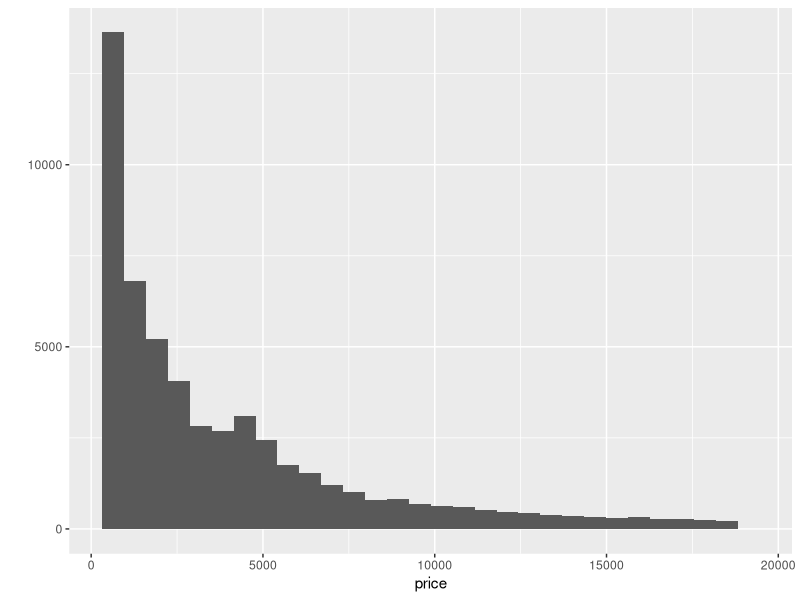
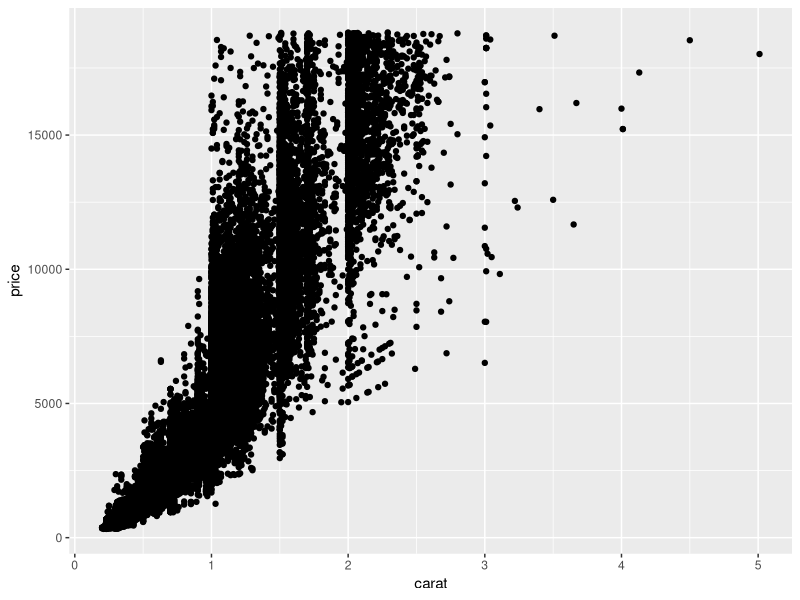
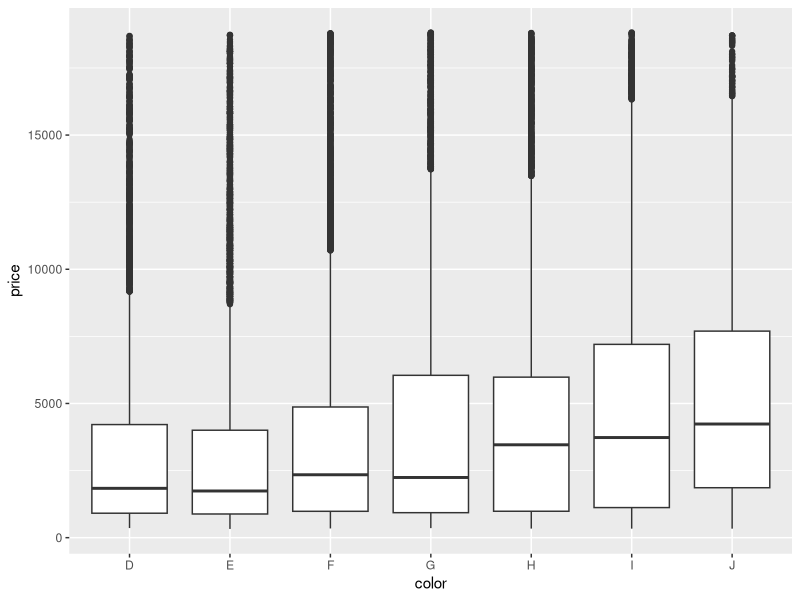
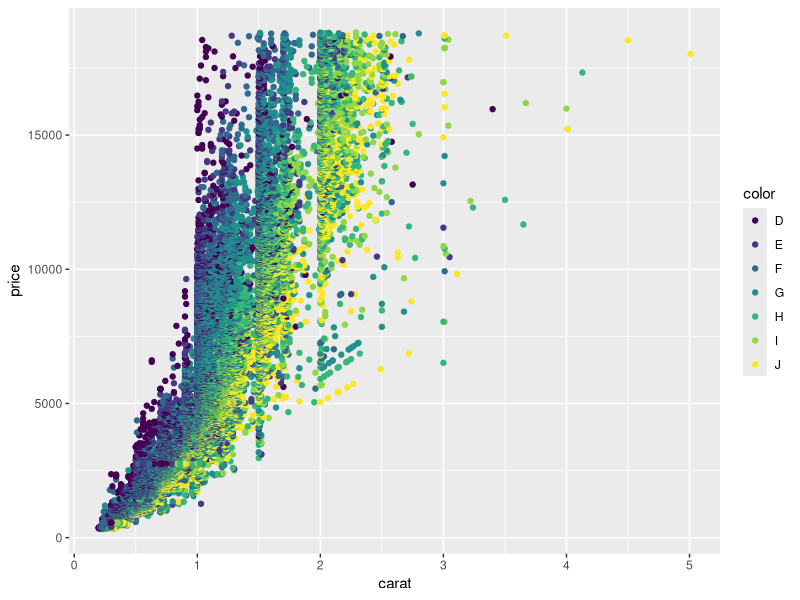
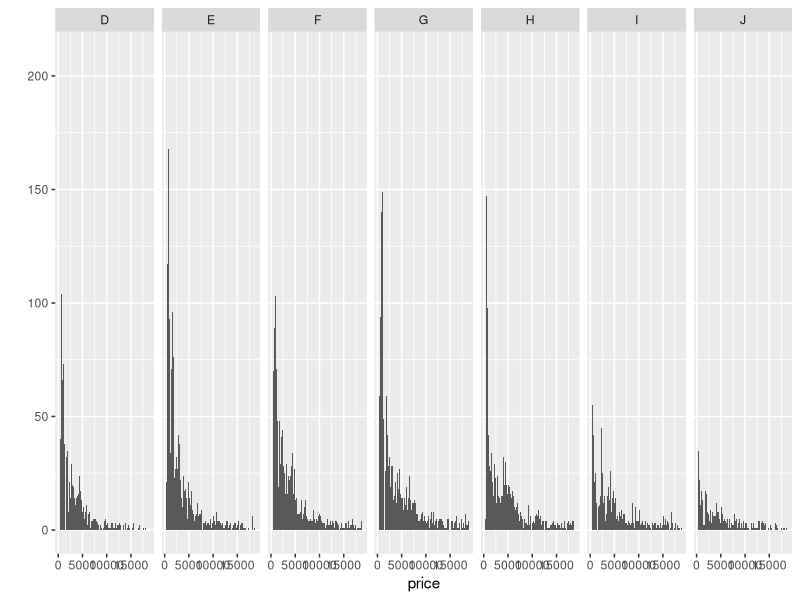

The R script that drew these images, in order:
## ----echo=FALSE----------------------------------------------------------
library(knitr)
opts_chunk$set(message = FALSE, error = FALSE, warning = FALSE)

## ------------------------------------------------------------------------
#install ggplot2 if necessary and load the package
if(!("ggplot2" %in% installed.packages()[, "Package"])) 
  install.packages("ggplot2")

library(ggplot2)

## ------------------------------------------------------------------------
#histogram
qplot(data = diamonds, price)

## ------------------------------------------------------------------------
#scatter plot
qplot(data = diamonds, carat, price)

## ------------------------------------------------------------------------
#boxplot
qplot(data = diamonds, color, price, geom = "boxplot")

## ------------------------------------------------------------------------
#add color
qplot(data = diamonds, carat, price, colour = color)

## ------------------------------------------------------------------------
#faceting
qplot(data = diamonds, price, 
      geom = "histogram", binwidth = 25, facets = .~color)

